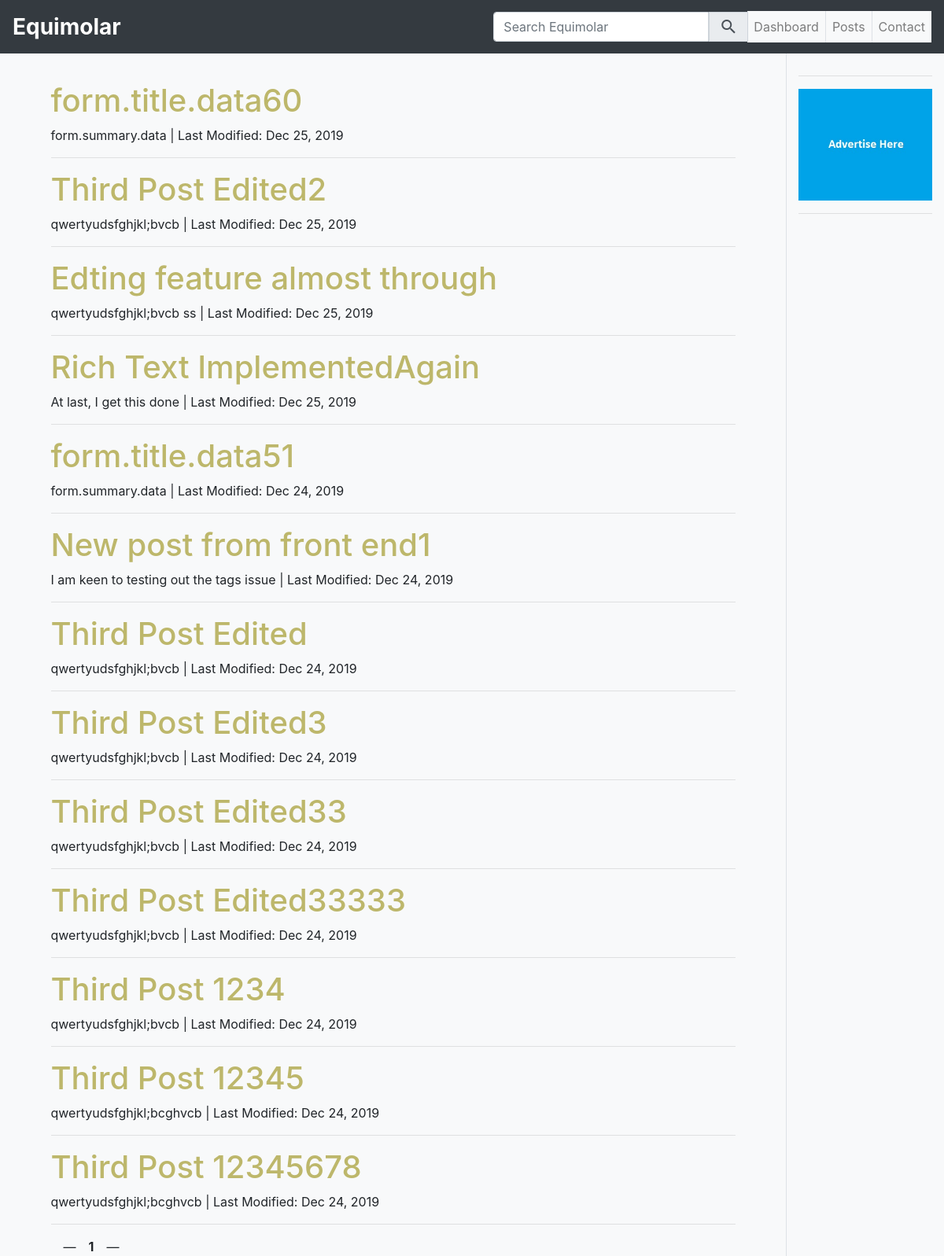
Before: / with the older database file.
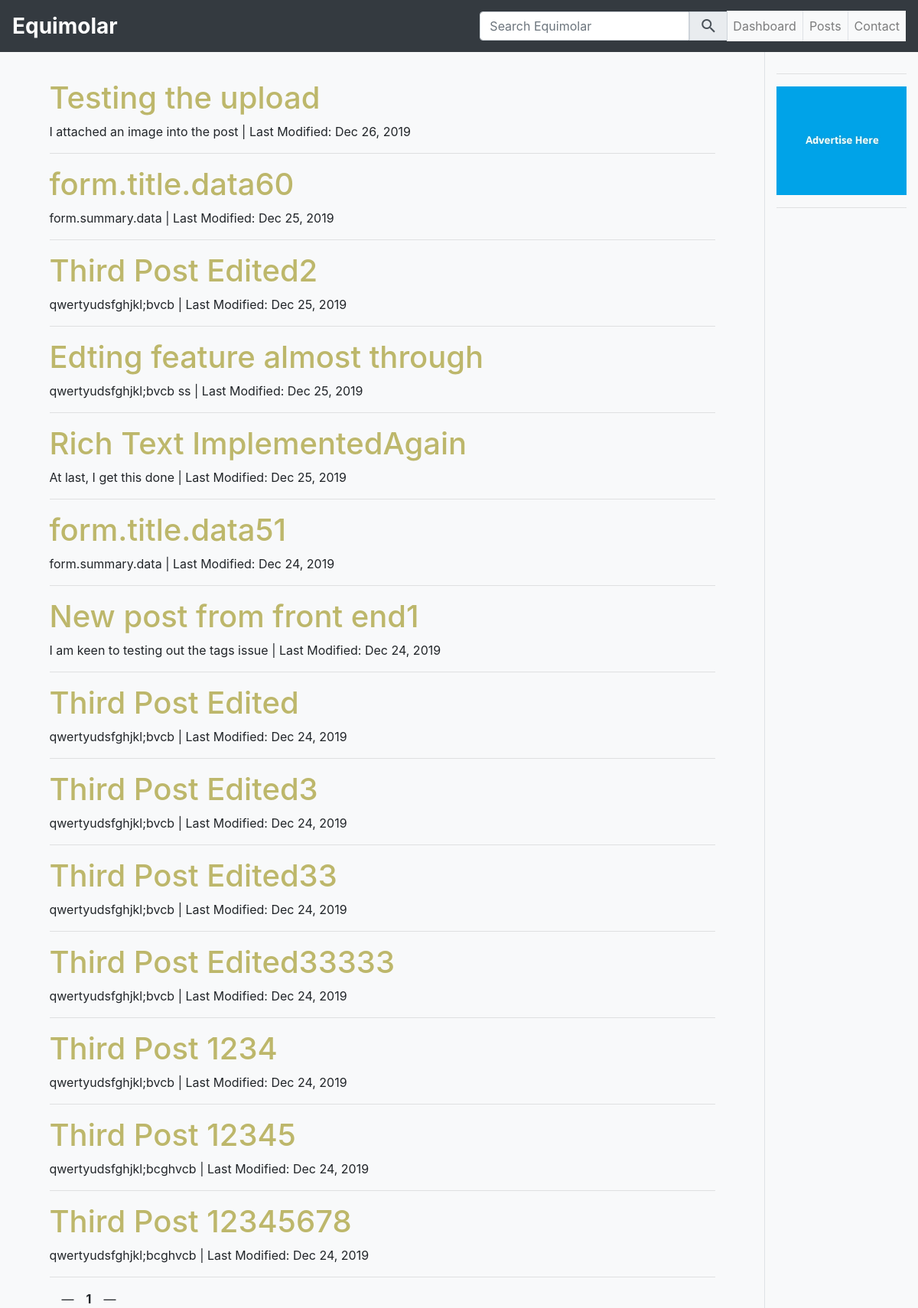
After: the same page with the newer database file.
### equimolar_blog/models.py (models this page shows, shortened)
class Article(db.Model):
    __tablename__ = 'articles'
    __table_args__ = {'extend_existing': True}
    id = db.Column(db.Integer, primary_key=True)
    title = db.Column(db.String(100), nullable=False)
    slug = db.Column(db.String(150))
    summary = db.Column(db.String(300))
    content = db.Column(db.Text, nullable=False)
    last_mod_date = db.Column(db.DateTime, default=datetime.date(datetime.utcnow()))
    draft = db.Column(db.Boolean, default=0)
    tags = db.relationship('Tag', secondary=articles_tags,
                           backref=db.backref('articles', lazy='dynamic'))
    authour = db.relationship('User', backref='articles', lazy='dynamic')

### equimolar_blog/views.py (the view)
@app.route('/')
def index():
    pagination = Article.query.order_by(Article.last_mod_date.desc()).paginate(1)
    return render_template('equimolar/index.html',
                           pagination=pagination)

### equimolar_blog/utilities.py (called while the page is built)
def blog_date(dateobj):
    return dateobj.strftime('%b %d, %Y')

### equimolar_blog/templates/equimolar/index.html (shortened to what this page needs)
{% extends 'equimolar/base.html' %}
{% block main %}
    {%- for entry in pagination.items %}
        <div class=entry-overview>
            <div class=detail>
                <h1><a href='/{{ entry.slug }}'>{{ entry.title }}</a></h1>
                {% if entry.summary %}
                    <p>{{ entry.summary }}
                        | Last Modified: {{ blog_date(entry.last_mod_date) }}
                    </p>
                {% endif %}
            </div>
        </div>
        <hr>
    {%- endfor %}
    {% include 'equimolar/_pagination.html' %}
{% endblock %}

Changed rows visible on the page:
added Article: title "Testing the upload", summary "I attached an image into the post", last_mod_date "Dec 26, 2019"
